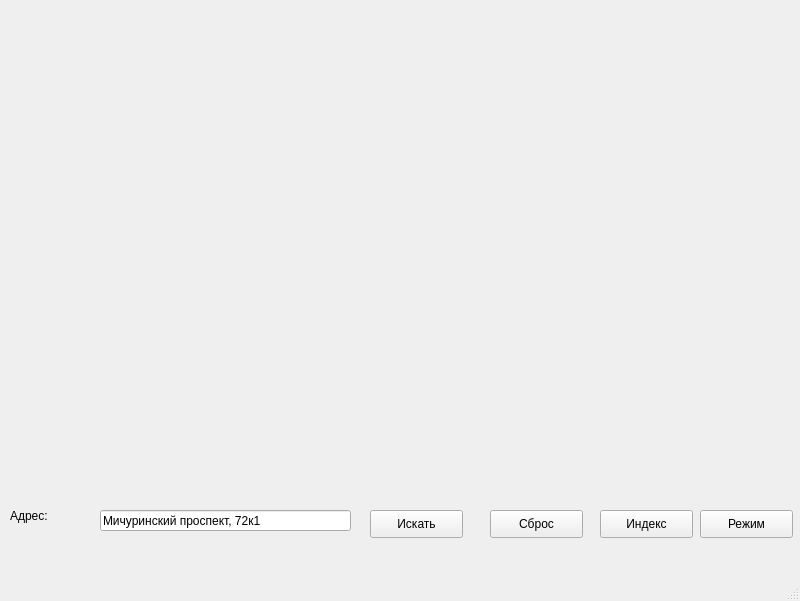
<?xml version="1.0" encoding="UTF-8"?>
<ui version="4.0">
 <class>MainWindow</class>
 <widget class="QMainWindow" name="MainWindow">
  <property name="geometry">
   <rect>
    <x>0</x>
    <y>0</y>
    <width>800</width>
    <height>601</height>
   </rect>
  </property>
  <property name="windowTitle">
   <string>MainWindow</string>
  </property>
  <widget class="QWidget" name="centralwidget">
   <widget class="QPushButton" name="modebtn">
    <property name="geometry">
     <rect>
      <x>700</x>
      <y>510</y>
      <width>93</width>
      <height>28</height>
     </rect>
    </property>
    <property name="styleSheet">
     <string notr="true">font: 10pt &quot;MS Shell Dlg 2&quot;;</string>
    </property>
    <property name="text">
     <string>Режим</string>
    </property>
   </widget>
   <widget class="QLabel" name="image">
    <property name="geometry">
     <rect>
      <x>0</x>
      <y>0</y>
      <width>55</width>
      <height>16</height>
     </rect>
    </property>
    <property name="text">
     <string/>
    </property>
   </widget>
   <widget class="QLabel" name="label">
    <property name="geometry">
     <rect>
      <x>10</x>
      <y>500</y>
      <width>81</width>
      <height>31</height>
     </rect>
    </property>
    <property name="styleSheet">
     <string notr="true">font: 14pt &quot;MS Shell Dlg 2&quot;;</string>
    </property>
    <property name="text">
     <string>Адрес:</string>
    </property>
   </widget>
   <widget class="QLineEdit" name="adress">
    <property name="geometry">
     <rect>
      <x>100</x>
      <y>510</y>
      <width>251</width>
      <height>21</height>
     </rect>
    </property>
    <property name="text">
     <string>Мичуринский проспект, 72к1</string>
    </property>
   </widget>
   <widget class="QPushButton" name="searchbtn">
    <property name="geometry">
     <rect>
      <x>370</x>
      <y>510</y>
      <width>93</width>
      <height>28</height>
     </rect>
    </property>
    <property name="styleSheet">
     <string notr="true">font: 10pt &quot;MS Shell Dlg 2&quot;;</string>
    </property>
    <property name="text">
     <string>Искать</string>
    </property>
   </widget>
   <widget class="QPushButton" name="deletebtn">
    <property name="geometry">
     <rect>
      <x>490</x>
      <y>510</y>
      <width>93</width>
      <height>28</height>
     </rect>
    </property>
    <property name="styleSheet">
     <string notr="true">font: 10pt &quot;MS Shell Dlg 2&quot;;</string>
    </property>
    <property name="text">
     <string>Сброс</string>
    </property>
   </widget>
   <widget class="QLabel" name="full_adress">
    <property name="geometry">
     <rect>
      <x>10</x>
      <y>460</y>
      <width>781</width>
      <height>16</height>
     </rect>
    </property>
    <property name="text">
     <string/>
    </property>
   </widget>
   <widget class="QPushButton" name="indexbtn">
    <property name="geometry">
     <rect>
      <x>600</x>
      <y>510</y>
      <width>93</width>
      <height>28</height>
     </rect>
    </property>
    <property name="styleSheet">
     <string notr="true">font: 10pt &quot;MS Shell Dlg 2&quot;;</string>
    </property>
    <property name="text">
     <string>Индекс</string>
    </property>
   </widget>
  </widget>
  <widget class="QMenuBar" name="menubar">
   <property name="geometry">
    <rect>
     <x>0</x>
     <y>0</y>
     <width>800</width>
     <height>26</height>
    </rect>
   </property>
  </widget>
  <widget class="QStatusBar" name="statusbar"/>
 </widget>
 <resources/>
 <connections/>
</ui>
